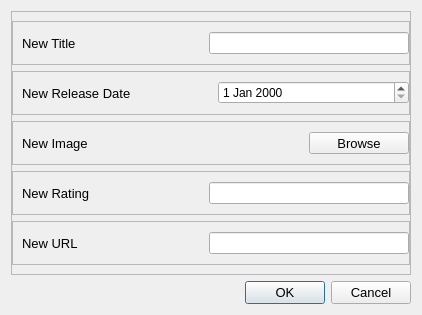
<?xml version="1.0" encoding="UTF-8"?>
<ui version="4.0">
 <class>AddDialog</class>
 <widget class="QDialog" name="AddDialog">
  <property name="geometry">
   <rect>
    <x>0</x>
    <y>0</y>
    <width>422</width>
    <height>315</height>
   </rect>
  </property>
  <property name="windowTitle">
   <string>Add New Product</string>
  </property>
  <property name="windowIcon">
   <iconset>
    <normaloff>sidebar/Crunchyroll_Logo.png</normaloff>sidebar/Crunchyroll_Logo.png</iconset>
  </property>
  <layout class="QVBoxLayout" name="verticalLayout">
   <item>
    <widget class="QFrame" name="frame">
     <property name="frameShape">
      <enum>QFrame::StyledPanel</enum>
     </property>
     <property name="frameShadow">
      <enum>QFrame::Raised</enum>
     </property>
     <layout class="QVBoxLayout" name="verticalLayout_2">
      <property name="leftMargin">
       <number>0</number>
      </property>
      <property name="rightMargin">
       <number>0</number>
      </property>
      <item>
       <widget class="QFrame" name="titleFrame">
        <property name="frameShape">
         <enum>QFrame::StyledPanel</enum>
        </property>
        <property name="frameShadow">
         <enum>QFrame::Raised</enum>
        </property>
        <layout class="QHBoxLayout" name="horizontalLayout">
         <property name="spacing">
          <number>20</number>
         </property>
         <property name="rightMargin">
          <number>0</number>
         </property>
         <item>
          <widget class="QLabel" name="titleLabel">
           <property name="minimumSize">
            <size>
             <width>100</width>
             <height>0</height>
            </size>
           </property>
           <property name="font">
            <font>
             <pointsize>10</pointsize>
            </font>
           </property>
           <property name="text">
            <string>New Title</string>
           </property>
          </widget>
         </item>
         <item>
          <widget class="QLineEdit" name="titleInput">
           <property name="maximumSize">
            <size>
             <width>200</width>
             <height>16777215</height>
            </size>
           </property>
          </widget>
         </item>
        </layout>
       </widget>
      </item>
      <item>
       <widget class="QFrame" name="releasedateFrame">
        <property name="frameShape">
         <enum>QFrame::StyledPanel</enum>
        </property>
        <property name="frameShadow">
         <enum>QFrame::Raised</enum>
        </property>
        <layout class="QHBoxLayout" name="horizontalLayout_2">
         <property name="spacing">
          <number>5</number>
         </property>
         <property name="rightMargin">
          <number>0</number>
         </property>
         <item>
          <widget class="QLabel" name="releasedateLabel">
           <property name="minimumSize">
            <size>
             <width>100</width>
             <height>0</height>
            </size>
           </property>
           <property name="font">
            <font>
             <pointsize>10</pointsize>
            </font>
           </property>
           <property name="text">
            <string>New Release Date</string>
           </property>
          </widget>
         </item>
         <item>
          <widget class="QDateEdit" name="releasedateInput">
           <property name="maximumSize">
            <size>
             <width>200</width>
             <height>16777215</height>
            </size>
           </property>
          </widget>
         </item>
        </layout>
       </widget>
      </item>
      <item>
       <widget class="QFrame" name="imageFrame">
        <property name="frameShape">
         <enum>QFrame::StyledPanel</enum>
        </property>
        <property name="frameShadow">
         <enum>QFrame::Raised</enum>
        </property>
        <layout class="QHBoxLayout" name="horizontalLayout_3">
         <property name="spacing">
          <number>20</number>
         </property>
         <property name="rightMargin">
          <number>0</number>
         </property>
         <item>
          <widget class="QLabel" name="imageLabel">
           <property name="minimumSize">
            <size>
             <width>100</width>
             <height>0</height>
            </size>
           </property>
           <property name="font">
            <font>
             <pointsize>10</pointsize>
            </font>
           </property>
           <property name="text">
            <string>New Image</string>
           </property>
          </widget>
         </item>
         <item>
          <widget class="QToolButton" name="uploadImgButton">
           <property name="minimumSize">
            <size>
             <width>100</width>
             <height>0</height>
            </size>
           </property>
           <property name="maximumSize">
            <size>
             <width>100</width>
             <height>16777215</height>
            </size>
           </property>
           <property name="font">
            <font>
             <pointsize>10</pointsize>
            </font>
           </property>
           <property name="text">
            <string>Browse</string>
           </property>
           <property name="checkable">
            <bool>true</bool>
           </property>
           <property name="autoExclusive">
            <bool>true</bool>
           </property>
          </widget>
         </item>
        </layout>
       </widget>
      </item>
      <item>
       <widget class="QFrame" name="ratingFrame">
        <property name="frameShape">
         <enum>QFrame::StyledPanel</enum>
        </property>
        <property name="frameShadow">
         <enum>QFrame::Raised</enum>
        </property>
        <layout class="QHBoxLayout" name="horizontalLayout_4">
         <property name="spacing">
          <number>20</number>
         </property>
         <property name="rightMargin">
          <number>0</number>
         </property>
         <item>
          <widget class="QLabel" name="ratingLabel">
           <property name="minimumSize">
            <size>
             <width>100</width>
             <height>0</height>
            </size>
           </property>
           <property name="font">
            <font>
             <pointsize>10</pointsize>
            </font>
           </property>
           <property name="text">
            <string>New Rating</string>
           </property>
          </widget>
         </item>
         <item>
          <widget class="QLineEdit" name="ratingInput">
           <property name="maximumSize">
            <size>
             <width>200</width>
             <height>16777215</height>
            </size>
           </property>
          </widget>
         </item>
        </layout>
       </widget>
      </item>
      <item>
       <widget class="QFrame" name="urlFrame">
        <property name="frameShape">
         <enum>QFrame::StyledPanel</enum>
        </property>
        <property name="frameShadow">
         <enum>QFrame::Raised</enum>
        </property>
        <layout class="QHBoxLayout" name="horizontalLayout_5">
         <property name="spacing">
          <number>20</number>
         </property>
         <property name="rightMargin">
          <number>0</number>
         </property>
         <item>
          <widget class="QLabel" name="urlLabel">
           <property name="minimumSize">
            <size>
             <width>100</width>
             <height>0</height>
            </size>
           </property>
           <property name="font">
            <font>
             <pointsize>10</pointsize>
            </font>
           </property>
           <property name="text">
            <string>New URL</string>
           </property>
          </widget>
         </item>
         <item>
          <widget class="QLineEdit" name="urlInput">
           <property name="maximumSize">
            <size>
             <width>200</width>
             <height>16777215</height>
            </size>
           </property>
          </widget>
         </item>
        </layout>
       </widget>
      </item>
     </layout>
    </widget>
   </item>
   <item>
    <widget class="QDialogButtonBox" name="buttonBox">
     <property name="font">
      <font>
       <pointsize>10</pointsize>
      </font>
     </property>
     <property name="orientation">
      <enum>Qt::Horizontal</enum>
     </property>
     <property name="standardButtons">
      <set>QDialogButtonBox::Cancel|QDialogButtonBox::Ok</set>
     </property>
    </widget>
   </item>
  </layout>
 </widget>
 <resources/>
 <connections>
  <connection>
   <sender>buttonBox</sender>
   <signal>accepted()</signal>
   <receiver>AddDialog</receiver>
   <slot>accept()</slot>
   <hints>
    <hint type="sourcelabel">
     <x>248</x>
     <y>254</y>
    </hint>
    <hint type="destinationlabel">
     <x>157</x>
     <y>274</y>
    </hint>
   </hints>
  </connection>
  <connection>
   <sender>buttonBox</sender>
   <signal>rejected()</signal>
   <receiver>AddDialog</receiver>
   <slot>reject()</slot>
   <hints>
    <hint type="sourcelabel">
     <x>316</x>
     <y>260</y>
    </hint>
    <hint type="destinationlabel">
     <x>286</x>
     <y>274</y>
    </hint>
   </hints>
  </connection>
 </connections>
</ui>
